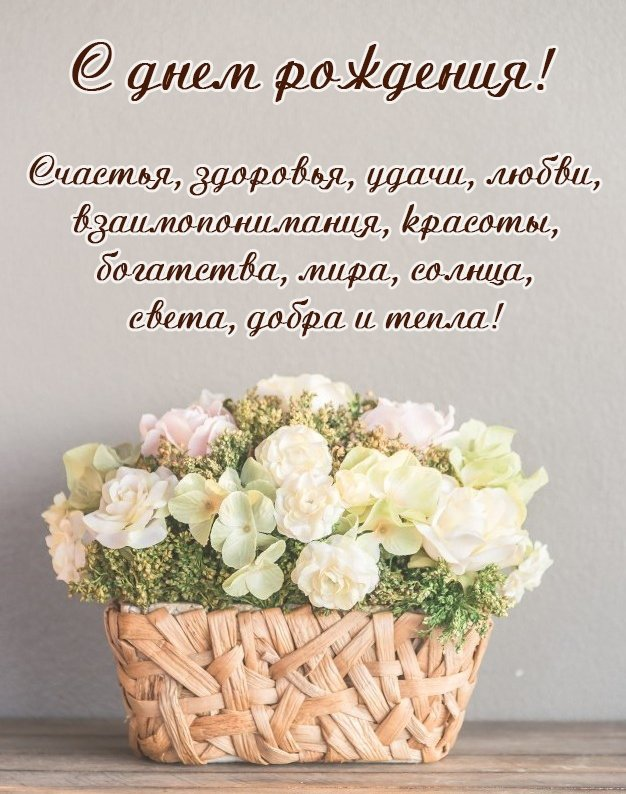
#> input picture HB.jpg, 626 x 794 px
$ python lab8.py
#> lines starting #> are read from the running program, lines starting #| are printed output that depends on the picture
'''from PIL import Image

img = Image.open("march.jpg")
img_cropped = img.crop((0, 100, 700, 320))
img_cropped.save("crop_march.jpg")


from PIL import Image
n = {1: "march.jpg", 2: "HNY.jpg", 3: "HB.jpg"}
print("1-8 марта", "2-новый год", "3-день рождения")
ans = int(input("Введите номер праздника из списка: "))
filename = n[ans]
with Image.open(filename) as img:
    img.load()
    img.show()'''


from PIL import Image, ImageDraw, ImageFont


name = input("Введите имя именинника: ")
#> the answer given: HB.jpg
filename = "HB.jpg"
with Image.open(filename) as img:
#> img is the input picture: PIL image 626x794 RGB; mean R, G, B 197.7, 185.6, 172.2
    img.load()
font = ImageFont.truetype("arial.ttf", 20)
draw_text = ImageDraw.Draw(img)
draw_text.text(
    (img.width // 2 - 100,15),
    name + ", поздравляю!",
    font=font,
    fill=("#000000")
)
img.show()
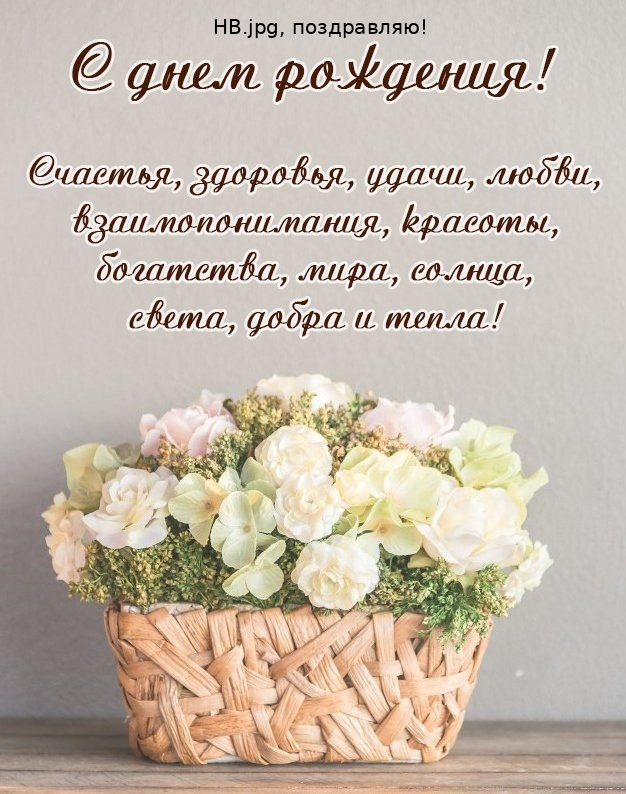
#> shown: PIL image 626x794 RGB; mean R, G, B 197.2, 185.2, 171.8
img.save(name + "nameHB.jpg")

$ run again, with march.jpg copied over HB.jpg
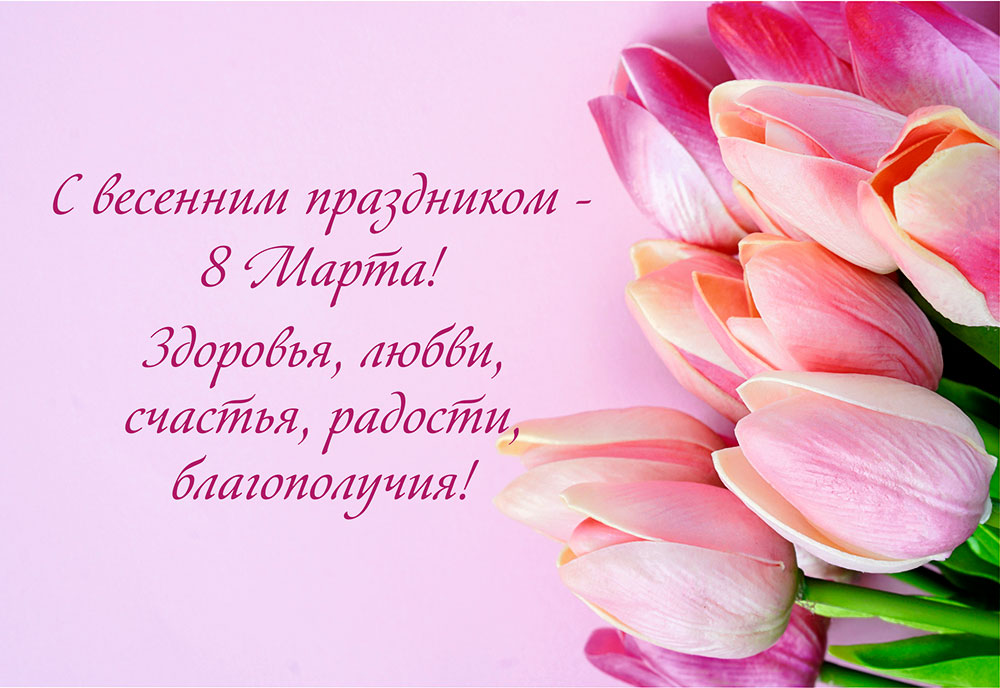
#> input picture march.jpg, 1000 x 688 px
#> img is the input picture: PIL image 1000x688 RGB; mean R, G, B 228.2, 182.5, 205.2
#> `img.show()`:
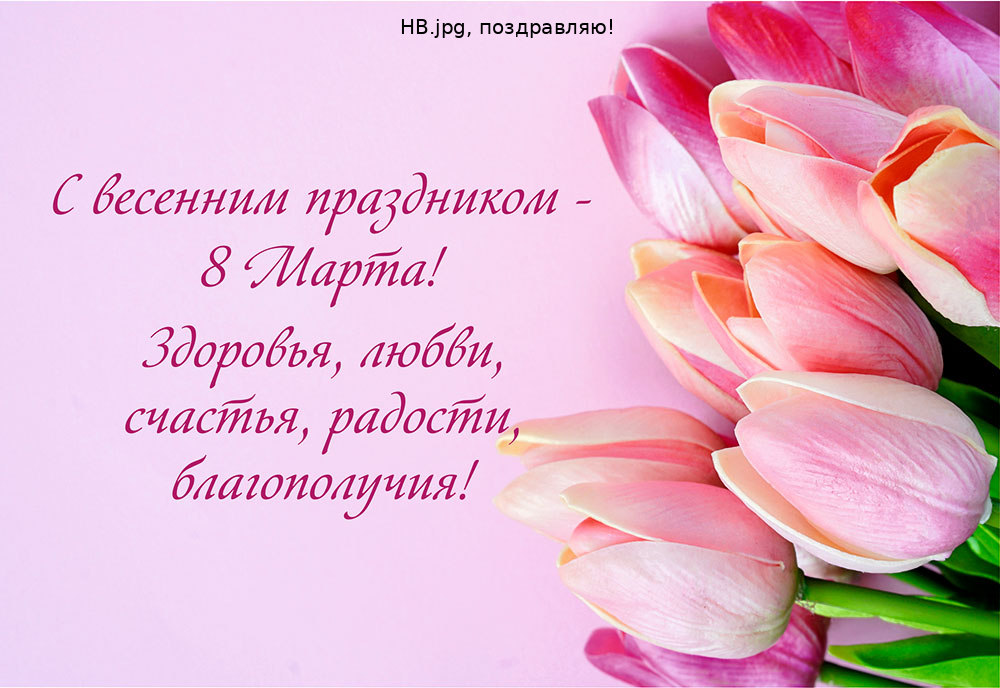
#> shown: PIL image 1000x688 RGB; mean R, G, B 227.8, 182.2, 204.8
